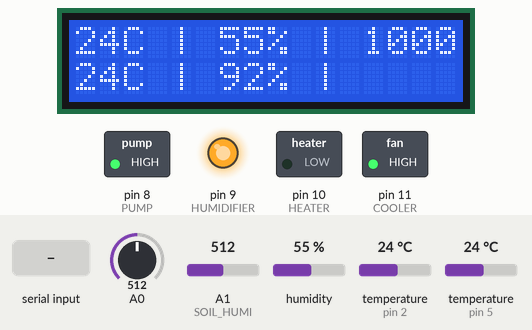
Recording of a sketch running on a simulated Arduino Uno, built with avr-gcc and run on an emulated ATmega328P. On the bench: 16×2 character LCD, switched loads named in the sketch (green lamp = pin HIGH), output pins drawn as LEDs (lit = HIGH). The inputs (shaded band) are chosen by the test bench; at power-on: humidity 55 %, A0 = 512, A1 (SOIL_HUMI) = 512, temperature (sensors on pin 2, pin 5) 24 °C. What the sketch prints to the serial monitor is not drawn.

Above: at 1.2 s.
1.3 s: humidity set to 46 %
At 3.9 s:
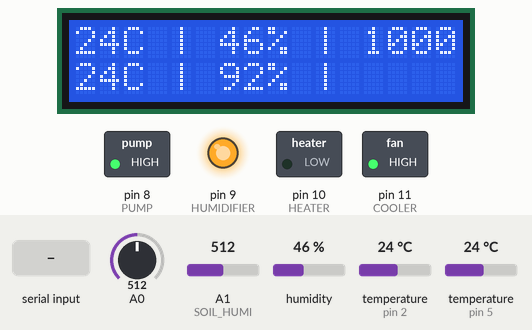
4.8 s: humidity set to 43 %
At 7.0 s:
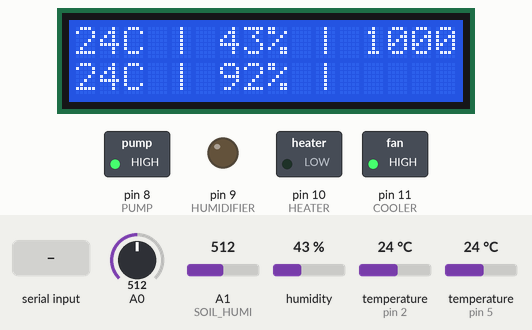
7.3 s: "pon\n" received over the second serial link
At 10.6 s:
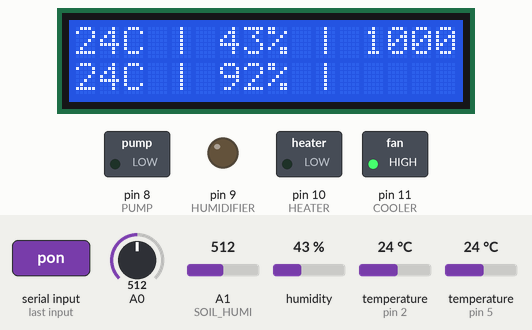
12.3 s: "foff\n" received over the second serial link
At 16.1 s:
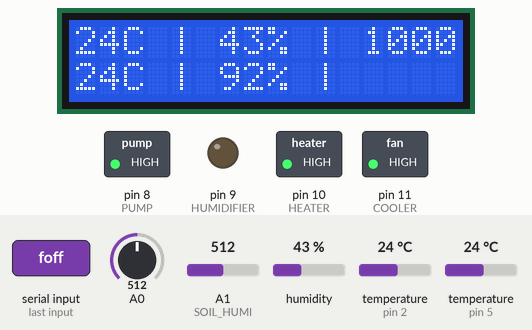
18.1 s: "von\n" received over the second serial link
At 21.3 s:
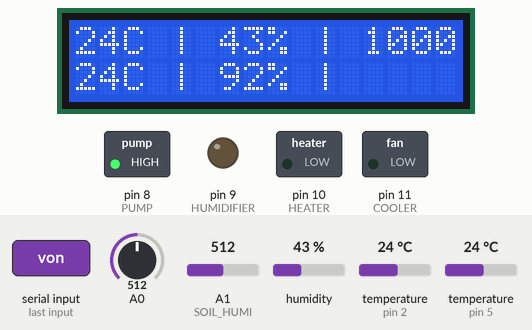
22.3 s: humidity set to 48 %
At 24.4 s:
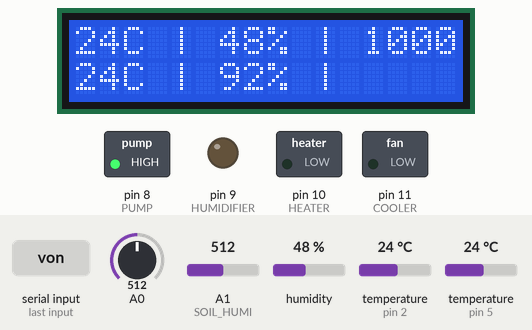
24.7 s: humidity set to 51 %
Timing chart, 0 to 27.7 s (numbered marks = the images above; inputs shaded):
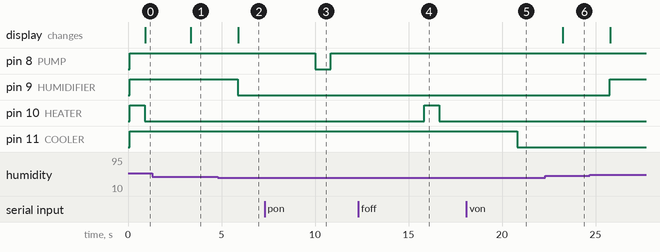

Measured:
- the behaviour switches between 45 and 44 % on humidity (found by bisection; images 1 and 2)
- after the input at 1.3 s, the display: changes after 2.1 s (image 1)
- after the input at 4.8 s, pin 9 (HUMIDIFIER): HIGH → LOW after 1.1 s; the display: changes after 1.1 s (image 2)
- after the input at 7.3 s, pin 8 (PUMP): HIGH → LOW after 2.7 s, → HIGH 0.82 s later
- after the input at 12.3 s, pin 10 (HEATER): LOW → HIGH after 3.5 s, → LOW 0.79 s later
- after the input at 18.1 s, pin 11 (COOLER): HIGH → LOW after 2.7 s
- after the input at 22.3 s, the display: changes after 0.95 s (image 6)
- after the input at 24.7 s, pin 9 (HUMIDIFIER): LOW → HIGH after 1.1 s

The sketch:

SmartFARM_INO.ino
```cpp
#include <SoftwareSerial.h>
#include <DHT.h>
#include <LiquidCrystal_I2C.h>
#include <OneWire.h>
#include <DallasTemperature.h>

// Tx (보내는 핀 설정)
int blueTx = 12;
// Rx (받는 핀 설정)
int blueRx = 13;
#define DHTPIN 2//내부온습도
#define LIGHT_P A0//조도
#define SOIL_HUMI A1//토양습도
#define SOIL_TEMP 5//토양온도
#define PUMP 8 // 펌프
#define HUMIDIFIER 9 // 가습
#define HEATER 10 // 발열
#define COOLER 11 // 환풍

#define DHTTYPE DHT11

SoftwareSerial myBT(blueTx, blueRx);
OneWire ourWire(SOIL_TEMP);
DallasTemperature sensors(&ourWire);
DHT dht(DHTPIN, DHTTYPE);
//0x27, 0x3F
LiquidCrystal_I2C lcd(0x3F, 16, 2);

//데이터를 수신 받을 버퍼
byte buffer[512];
char sensorData[512];
//버퍼에 데이터를 저장할 때 기록할 위치
int bufferPosition;
int sensorPosition;

//센서 관련 변수 초기화
int light = 0;
int innerTemp = 0;
int innerHumi = 0;
int soilTemp = 0;
int soilHumi = 0;

int pu_act = 0;
int hu_act = 0;
int he_act = 0;
int co_act = 0;

//LCD관련 변수
int light_p;
String lcdLine1;
String lcdLine2;
int tmpLength = 100;


// 온도 조건
int  min_innerTemp = 25;
int  mid_innerTemp = 27;
int  max_innerTemp = 30;

int  min_innerHumi = 45;
int  mid_innerHumi = 50;
int  max_innerHumi = 55;

int  min_soilTemp = 25;
int  mid_soilTemp = 27;
int  max_soilTemp = 30;

int  min_soilHumi = 45;
int  mid_soilHumi = 50;
int  max_soilHumi = 55;

void setup() {
  Serial.begin(9600);

  myBT.begin(9600);

  Serial.println("ATcommand");

  pinMode(SOIL_HUMI, INPUT);
  pinMode(SOIL_TEMP, INPUT);

  pinMode(PUMP, OUTPUT);
  pinMode(HUMIDIFIER, OUTPUT);
  pinMode(HEATER, OUTPUT);
  pinMode(COOLER, OUTPUT);

  sensors.begin();

  dht.begin();

  lcd.init();
  lcd.backlight();
  lcd.clear();

  digitalWrite(PUMP, HIGH);
  digitalWrite(HUMIDIFIER, HIGH);
  digitalWrite(HEATER, HIGH);
  digitalWrite(COOLER, HIGH);

  //버퍼 위치 초기화
  bufferPosition = 0;
  sensorPosition = 0;
}

//조도 센서 데이터
void getLight() {
  int tempLight = analogRead(A0);
  light = map(tempLight, 0, 1023, 2000, 0);
  lcdLine1 += (String)light;
}

//기온, 습도 센서 데이터
void getInnerTemp_Humi() {
  innerTemp = dht.readTemperature();
  innerHumi = dht.readHumidity();

  if (isnan(innerHumi) || isnan(innerTemp)) {
    Serial.println("Failed to read from DHT!!");
  }
  lcdLine1 += (String)innerTemp;
  lcdLine1 += "C | ";
  lcdLine1 += (String)innerHumi;
  lcdLine1 += "% | ";
}

//토양 센서 데이터
void getSoilTemp_Humi() {
  sensors.requestTemperatures();
  //토양온도
  soilTemp = sensors.getTempCByIndex(0);
  //토양습도
  int value = analogRead(SOIL_HUMI);

  soilHumi = map(value, 400, 1023, 100, 50);

  lcdLine2 += (String)soilTemp;
  lcdLine2 += "C | ";
  lcdLine2 += (String)soilHumi;
  lcdLine2 += "% | ";
}

void loop() {

  lcdLine1 = "";
  lcdLine2 = "";

  //시리얼 모니터 내부 출력
  //Serial.println("센서 데이터");
  getInnerTemp_Humi();
  getSoilTemp_Humi();
  getLight();

  lcd.setCursor(0, 0);
  lcd.print(lcdLine1);
  lcd.setCursor(0, 1);
  lcd.print(lcdLine2);

  if(innerTemp < -30 || innerTemp > 50 || innerHumi < 0 || innerHumi > 100
    || soilTemp < -30 || soilTemp > 50 || innerHumi < 0 || innerHumi > 100) {
      return;
  }

  ////// 센서값 받기/////
  String tmp = (String)light+","+(String)innerTemp+","+(String)innerHumi+","+(String)soilTemp
  +","+(String)soilHumi+","+(String)pu_act+","+(String)hu_act+","+(String)he_act+","+(String)co_act;

  //펌프
  if(soilHumi < min_soilHumi){
    digitalWrite(PUMP, LOW); // 펌프 켬
    pu_act = 1;
  }
  if(soilHumi >= mid_soilHumi){
    digitalWrite(PUMP, HIGH); // 펌프 끔
    pu_act = 0;
  }

  //발열기
  if(innerTemp < min_innerTemp || soilTemp < min_soilTemp){
    digitalWrite(HEATER, LOW); // 발열 켬
    he_act = 1;
  }
  if(innerTemp >= mid_innerTemp && soilTemp >= mid_soilTemp){
    digitalWrite(HEATER, HIGH); // 발열 끔
    he_act = 0;
  }

  //환풍기
  if(innerTemp > max_innerTemp || soilTemp > max_soilTemp || innerHumi > max_innerHumi || soilHumi > max_soilHumi) {
    if(pu_act == 0 && he_act == 0 && hu_act == 0) {
      digitalWrite(COOLER, LOW); // 환풍 켬
      co_act = 1;
    }
  }
  if(innerTemp <= mid_innerTemp && soilTemp <= mid_soilTemp && innerHumi <= mid_innerHumi && soilHumi <= mid_soilHumi) {
    digitalWrite(COOLER, HIGH); // 환풍 끔
    co_act = 0;
  }

  //가습기
  if(innerHumi < min_innerHumi){
    digitalWrite(HUMIDIFIER, LOW); // 가습 켬
    hu_act = 1;
  }
  if(innerHumi >= mid_innerHumi){
    digitalWrite(HUMIDIFIER, HIGH); // 가습 끔
    hu_act = 0;
  }

  myBT.println(tmp);
  //myBT.println(light+innerTemp+innerHumi+soilTemp+soilHumi);
  if (myBT.available()) {
    // 수신 받은 데이터 저장
    byte data = myBT.read();
    // 수신 받은 데이터를 버퍼에 저장
    buffer[bufferPosition++] = data;

    // 문자열 종료 표시
    if (data == '\n') {
      buffer[bufferPosition] = '\0';
    String result = "";

    for(int i=0; i<bufferPosition-1; i++){
      result+= (char)buffer[i];
    }
    Serial.print("버튼 값 : ");
    Serial.println(result);
      bufferPosition = 0;

        //펌프
        if(result.equals("pon")){
         digitalWrite(PUMP, LOW); // 펌프 켬
         pu_act = 1;
        }else if(result.equals("poff")){
         digitalWrite(PUMP, HIGH); // 펌프 끔
         pu_act = 0;
        }

        //발열기
        if(result.equals("fon")){
         digitalWrite(HEATER, LOW); // 발열 켬
         he_act = 1;
        }else if(result.equals("foff")){
         digitalWrite(HEATER, HIGH); // 발열 끔
         he_act = 0;
        }

        //환풍기
        if(result.equals("von")){
         digitalWrite(COOLER, LOW); // 환풍 켬
         co_act = 1;
        }else if(result.equals("voff")){
         digitalWrite(COOLER, HIGH); // 환풍 끔
         co_act = 0;
        }

        //가습기
        if(result.equals("hon")){
         digitalWrite(HUMIDIFIER, LOW); // 가습 켬
         hu_act = 1;
        }else if(result.equals("hoff")){
         digitalWrite(HUMIDIFIER, HIGH); // 가습 끔
         hu_act = 0;
        }
    }
  }
 //delay(5000);
}
```
